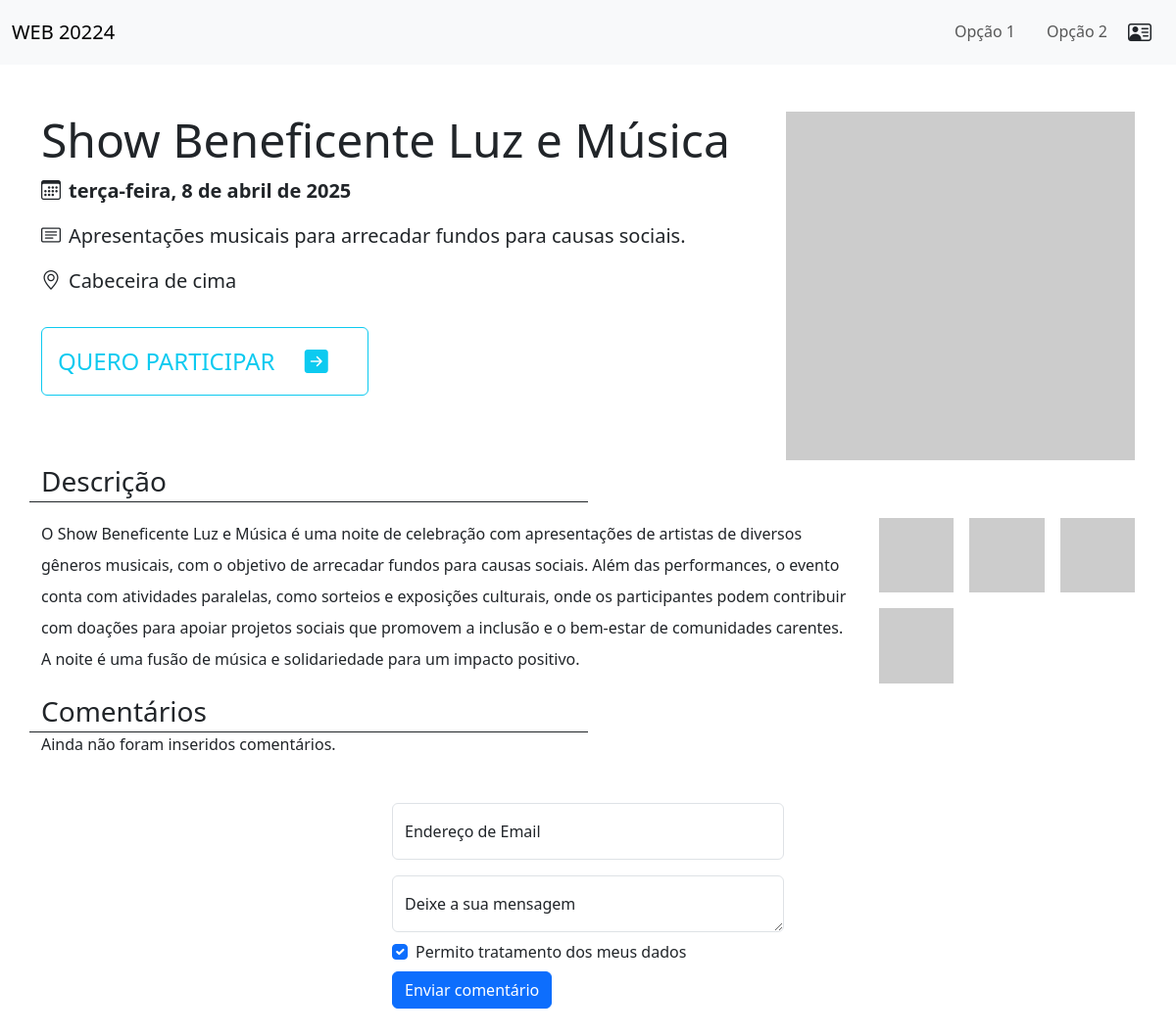
Screenshot of /evento.php?id=8 with the database file from the repository.
### tables this page shows
CREATE TABLE `eventos` (
  `id` int(10) unsigned NOT NULL AUTO_INCREMENT,
  `nome` varchar(128) NOT NULL,
  `data` date DEFAULT NULL,
  `descricao` varchar(256) DEFAULT NULL,
  `texto` text DEFAULT '',
  `imagem` varchar(128) DEFAULT NULL,
  `visivel` tinyint(1) DEFAULT 1,
  PRIMARY KEY (`id`)
);

### evento.php (the view, shortened to what this page needs)
<!DOCTYPE html>
<html lang="pt">
<head>
    <link rel="stylesheet" href="css/bootstrap.min.css">
    <link rel="stylesheet" href="css/bootstrap-icons.min.css">
</head>
<body>
<?php require('includes/connection.php') ?>
<?php require('includes/menu.php'); ?>
<?php
$id = $_GET['id'];
$sql = 'SELECT * FROM eventos WHERE id = :id';
$stmt = $dbh->prepare($sql);
$stmt->bindValue(':id', $id);
$stmt->execute();
if($stmt && $stmt->rowCount() == 1){
    $evento = $stmt->fetchObject();
    $imagem = filter_var($evento->imagem, FILTER_VALIDATE_URL) !== false ? $evento->imagem : 'imgs/eventos/'.$evento->imagem;
    $data = new DateTime($evento->data);
    $formatada = new IntlDateFormatter(
        'pt_pt',
        IntlDateFormatter::FULL,
        IntlDateFormatter::NONE
    );
    $dataExtenso = $formatada->format($data);
}
?>
<div class="container mt-5">
    <div class="row">
        <div class="col-8">
            <div class="display-5"><?= $evento->nome ?></div>
            <p class="mt-2 fs-5 fw-bold"><i class="me-2 bi bi-calendar3"></i><?= $dataExtenso ?></p>
            <p class="mt-2 fs-5"><i class="me-2 bi bi-card-text"></i><?= $evento->descricao ?></p>
            <p class="mt-2 fs-5"><i class="me-2 bi bi-geo-alt"></i>Cabeceira de cima</p>
            <button class="mt-3 p-3 btn btn-outline-info fs-4">QUERO PARTICIPAR <i class="mx-4 bi bi-arrow-right-square-fill"></i></button>
        </div>
        <div class="col-4">
            <img class="img-fluid w-100" src="<?= $imagem ?>" alt="imagem do evento">
        </div>
    </div>
</div>
<div class="container">
    <div class="row">
        <div class="col-6 fs-3 border-bottom border-dark">Descrição</div>
    </div>
    <div class="row mt-3">
        <div class="col-9">
            <p class="lh-lg">
                <?= $evento->texto ?>
            </p>
        </div>
        <div class="col-3">
            <div class="row g-3 gallery">
                <div class="col-4 ">
                    <a href="https://via.placeholder.com/800" target="_blank">
                    <img class="w-100" src="https://via.placeholder.com/300" alt="Imagem 1">
                    </a>
                </div>
                <div class="col-4 ">
                    <a href="https://via.placeholder.com/800" target="_blank">
                    <img class="w-100" src="https://via.placeholder.com/300" alt="Imagem 2">
                    </a>
                </div>
                <div class="col-4 ">
                    <a href="https://via.placeholder.com/800" target="_blank">
                    <img class="w-100" src="https://via.placeholder.com/300" alt="Imagem 3">
                    </a>
                </div>
                <div class="col-4 ">
                    <a href="https://via.placeholder.com/800" target="_blank">
                    <img class="w-100" src="https://via.placeholder.com/300" alt="Imagem 4">
                    </a>
                </div>
                </div>
            </div>
        </div>
    </div>
<?php
$sql = 'SELECT * FROM comentarios WHERE eventoId = :i ORDER BY id DESC';
$stmt = $dbh->prepare($sql);
$stmt->bindValue(':i', $id);
$stmt->execute();
if(!$stmt || $stmt->rowCount() == 0){
    $resultados = false;
}else $resultados = true;
?>
<div id="comentarios" class="container">
    <div class="row">
        <div class="col-6 fs-3 border-bottom border-dark">Comentários</div>
    </div>
    <?php
    if($resultados){
        while($c = $stmt->fetchObject()){
    ?>
            <div class="row">
                <div class="col-auto">
                    <i class="bi bi-person-bounding-box" style="font-size:48px;"></i>
                </div>
                <div class="col p-3">
                    <div class="fw-light"><?= $c->email ?>, <?= $c->date ?></div>
                    <div><?= $c->mensagem ?></div>
                </div>
            </div>
    <?php
        }
    }else{
        echo '<p>Ainda não foram inseridos comentários.</p>';
    }
    ?>
</div>
<div style="width:400px;" class="mt-5 mx-auto">
    <form action="formData/comentarioInserir.php" method="GET">
        <div class="form-floating mb-3">
                <input name="email" type="email" class="form-control" id="com-email" placeholder="name@example.com">
            <label for="floatingInput">Endereço de Email</label>
        </div>
        <div class="form-floating">
            <textarea name="mensagem" class="form-control" placeholder="Deixe a sua mensagem" id="com-mensagem"></textarea>
            <label for="floatingTextarea">Deixe a sua mensagem</label>
        </div>
        <div class="form-check mt-2 mb-2">
            <input name="aceito" class="form-check-input" type="checkbox" value="sim" id="com-check" checked>
            <label class="form-check-label" for="flexCheckChecked">
                Permito tratamento dos meus dados
            </label>
        </div>
        <button type="submit" class="btn btn-primary">Enviar comentário</button>
    </form>
</div>
<div style="height:300px;"></div>
</body>
</html>

### evento.php (style rules this page uses)
html { scroll-behavior: smooth; }

### rows the page displays
eventos: nome "Show Beneficente Luz e Música", data "terça-feira, 8 de abril de 2025", descricao "Apresentações musicais para arrecadar fundos para causas sociais.", texto "O Show Beneficente Luz e Música é uma noite de celebração com apresentações de artistas de diversos gêneros musicais, com o objetivo de arrecadar fundos para causas sociais. Além das performances, o evento conta com atividades paralelas, como sorteios e exposições culturais, onde os participantes podem contribuir com doações para apoiar projetos sociais que promovem a inclusão e o bem-estar de comunidades carentes. A noite é uma fusão de música e solidariedade para um impacto positivo."
